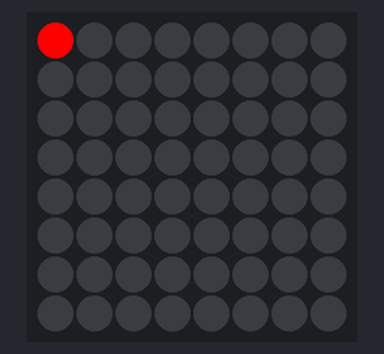
A program run on a simulated Raspberry Pi (BCM pin numbers) with a Sense HAT. Shown: the Sense HAT's 8×8 RGB LED matrix. At 11.5 s the program stops and its outputs stay as they are.

Above: at 0.07 s.
At 0.77 s:
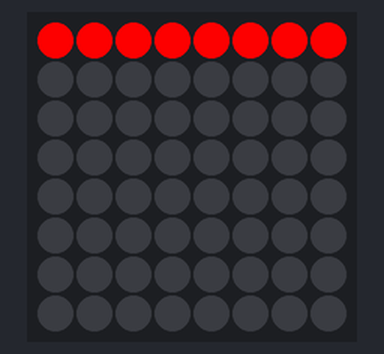
At 1.58 s:
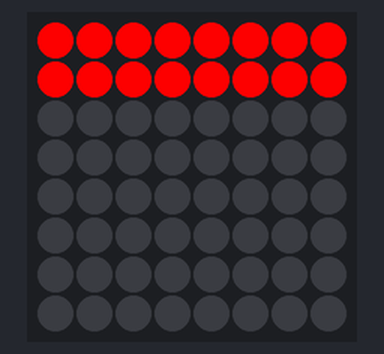
At 3.19 s:
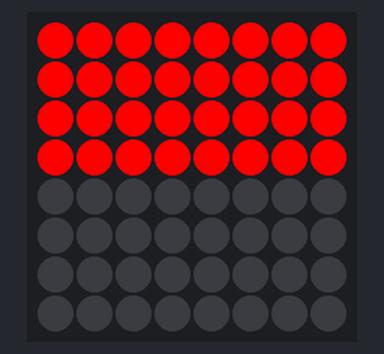
At 4.8 s:
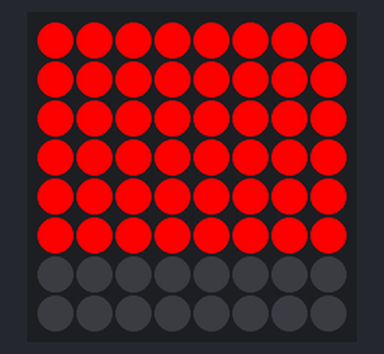
At 6.4 s:
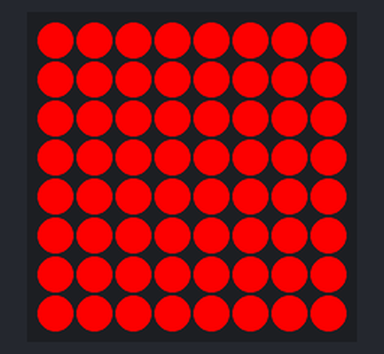

Measured:
- what the display in image 5 shows lasts 5.1 s, from 6.4 s to 11.5 s

The program:

screen.py
```python
from sense_hat import SenseHat
import random
from time import sleep

sense = SenseHat()

sense.clear()
matrix = [[0,0,0] for i in range(64)]
for i in range(8):
    for j in range(8):
        matrix[i*8+j] = [255,0,0];
        sense.set_pixels(matrix)
        sleep(0.1)
sleep(5)
sense.clear()
```
